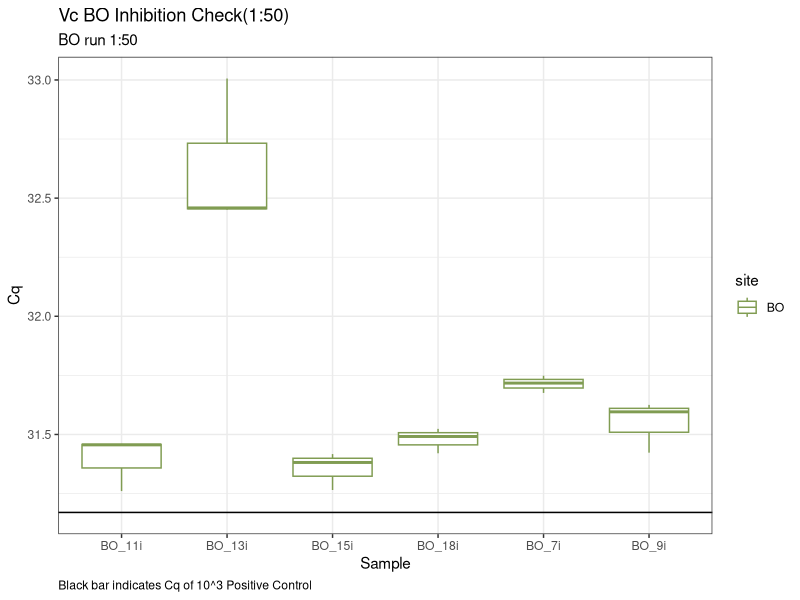
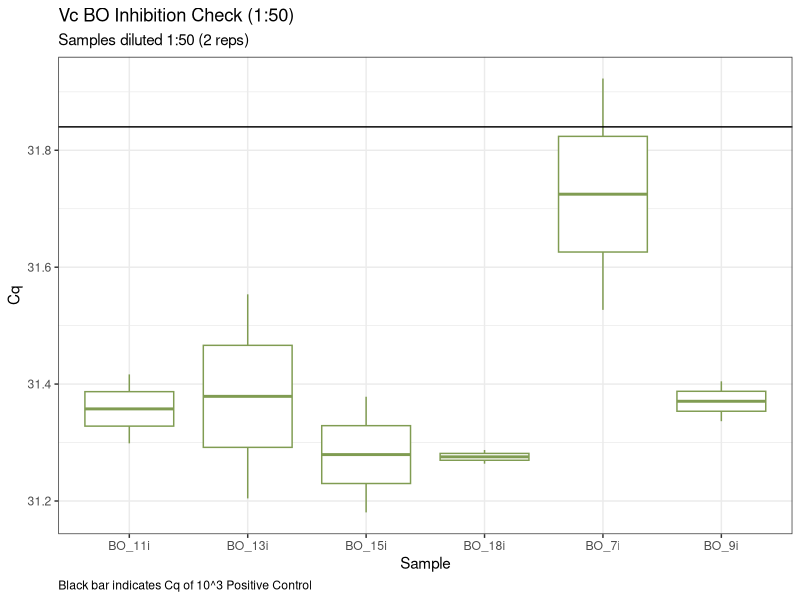

Generate these figures, in order, with R:
## ---- chunk 1
library(here)
library(tidyverse)
library(lubridate)
## ---- chunk 2
vc<- read_csv(here("data", "raw_data","qpcr", "vc", "vc_bo_daily_inh_and_reg_1_50.csv")) #Run 1:50
vc_50<- read_csv(here("data", "raw_data","qpcr", "vc","vc_bo_daily_inh_and_reg_1_50_trial2.csv")) #Run 1:50 with reps 4 and 5
## ---- chunk 3
vc<- vc %>%
  mutate(site = substr(Sample, 1,2)) %>% #Make Site column
  filter(!Content %in% "NTC") %>% #Take out NTC
  select(site, Cq, Sample) #Select colummns of interest

vc_50<- vc_50 %>%
  mutate(site = substr(Sample, 1,2)) %>% #Make Site column
  filter(!Content %in% "NTC") %>% #Take out NTC
  select(site, Cq, Sample) #Select colummns of interest
## ---- chunk 4
vc<- 
  vc %>%
  filter(grepl('i', Sample))

vc_50<- 
  vc_50 %>%
  filter(grepl('i', Sample))
## ---- chunk 5
vc %>%
  ggplot() + geom_boxplot(
    aes(x = Sample,
        y = Cq,
        color = site)) +
  geom_hline(yintercept = 31.17)+
  theme_bw()+
  labs(
    title= "Vc BO Inhibition Check(1:50)",
    subtitle = "BO run 1:50",
    caption = "Black bar indicates Cq of 10^3 Positive Control")+
  theme(
    plot.caption = element_text(hjust = 0)) +
  scale_color_manual(values = c("BO" = "#809C52",
                                "C2" = "#ba4716",
                                "RD" = "#4c848c"))
## ---- chunk 6
vc_50 %>%
  ggplot() + geom_boxplot(
    aes(x = Sample,
        y = Cq,
        color = site)) +
  geom_hline(yintercept = 31.84)+
  theme_bw()+
  labs(
    title= "Vc BO Inhibition Check (1:50)",
    subtitle = "Samples diluted 1:50 (2 reps)",
    caption = "Black bar indicates Cq of 10^3 Positive Control")+
  theme(
    plot.caption = element_text(hjust = 0),
    legend.position = "none") +
    scale_color_manual(values = c("BO" = "#809C52",
                                "C2" = "#ba4716",
                                "RD" = "#4c848c"))
